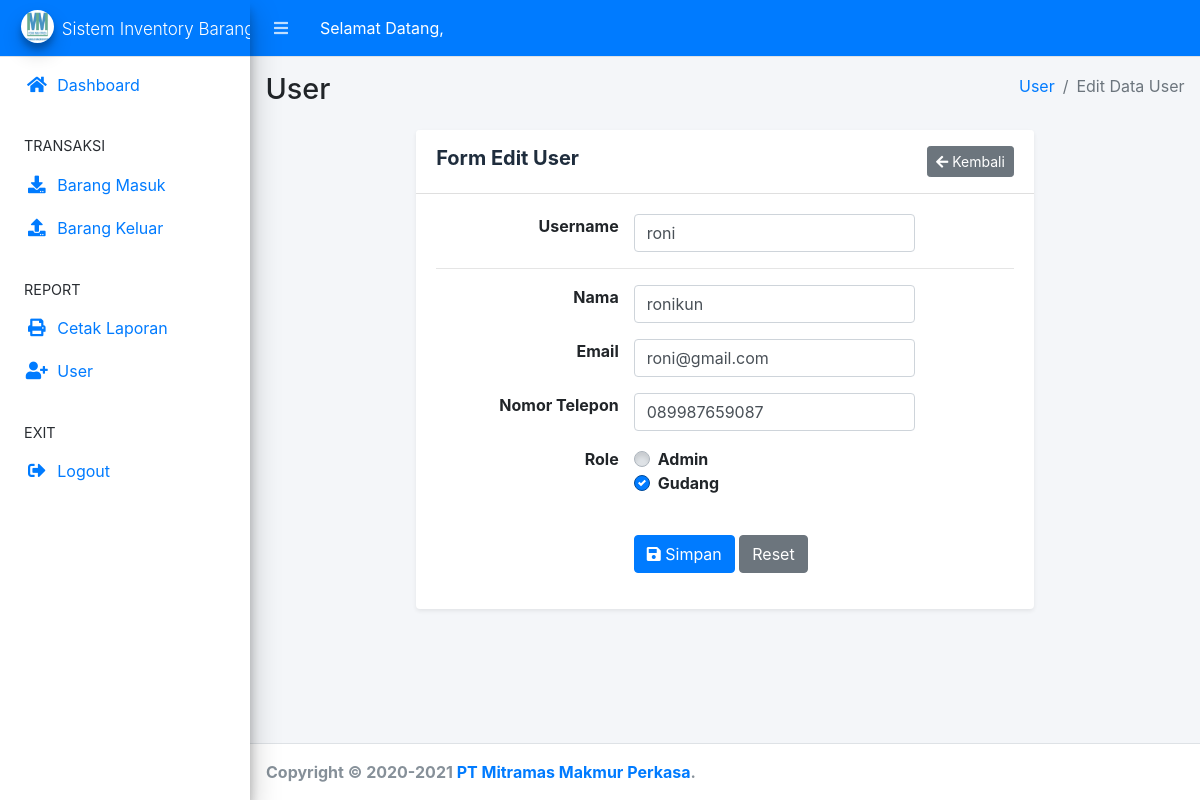
Page /user/edit/3 on the committed database.
### tables this page shows
CREATE TABLE `user` (
  `id_user` int(11) NOT NULL,
  `nama` varchar(50) NOT NULL,
  `username` varchar(50) NOT NULL,
  `email` varchar(100) NOT NULL,
  `no_telp` varchar(15) NOT NULL,
  `role` varchar(50) NOT NULL,
  `password` varchar(255) NOT NULL
);

### application/controllers/User.php (called while the page is built, shortened)
<?php
class User extends CI_Controller
{
    function __construct()
    {
        $this->load->model('admin_model', 'admin');
        $this->load->library('form_validation');
    }
    private function _validasi($mode)
    {
        $this->form_validation->set_rules('nama', 'Nama', 'required|trim');
        $this->form_validation->set_rules('username', 'Username', 'required|trim');
        $this->form_validation->set_rules('email', 'Email', 'required|trim');
        $this->form_validation->set_rules('no_telp', 'Nomor Telepon', 'required|trim');
        $this->form_validation->set_rules('role', 'Role', 'required|trim');
    }
    public function edit($getId)
    {
        $id = encode_php_tags($getId);
        if ($this->form_validation->run() == false) {
            $data['title'] = "Edit User";
            $data['user'] = $this->admin->get('user', ['id_user' => $id]);
            $this->load->view('templates/header');
            $this->load->view('templates/sidebar');
            $this->load->view('user/edit', $data);
            $this->load->view('templates/footer');
        }
    }
}

### index.php (called while the page is built, shortened)
<?php
require_once BASEPATH.'core/CodeIgniter.php';

### application/models/admin_model.php (called while the page is built, shortened)
<?php
class Admin_model extends CI_Model
{
    public function get($table, $data = null, $where = null)
    {
        if ($data != null) {
            return $this->db->get_where($table, $data)->row_array();
        } else {
            return $this->db->get_where($table, $where)->result_array();
        }
    }
}

### application/views/user/edit.php (the view, shortened to what this page needs)
<div class="content-wrapper">
    <section class="content-header">
        <div class="container-fluid">
            <div class="row mb-2">
                <div class="col-sm-6">
                    <h1>User</h1>
                </div>
                <div class="col-sm-6">
                    <ol class="breadcrumb float-sm-right">
                        <li class="breadcrumb-item"><a href="#">User</a></li>
                        <li class="breadcrumb-item active">Edit Data User</li>
                    </ol>
                </div>
            </div>
        </div>
    </section>
    <section class="content">
        <div class="row justify-content-center">
            <div class="col-md-8">
                <div class="card shadow-sm border-bottom-primary">
                    <div class="card-header bg-white py-3">
                        <div class="row">
                            <div class="col">
                                <h4 class="h5 align-middle m-0 font-weight-bold">
                                    Form Edit User
                                </h4>
                            </div>
                            <div class="col-auto">
                                <a href="<?= base_url() ?>user" class="btn btn-sm btn-secondary btn-icon-split">
                                    <span class="icon">
                                        <i class="fa fa-arrow-left"></i>
                                    </span>
                                    <span class="text">
                                        Kembali
                                    </span>
                                </a>
                            </div>
                        </div>
                    </div>
                    <div class="card-body">
                        <?= form_open('', [], ['id_user' => $user['id_user']]); ?>
                        <div class="row form-group">
                            <label class="col-md-4 text-md-right" for="username">Username</label>
                            <div class="col-md-6">
                                <input value="<?= set_value('username', $user['username']); ?>" type="text" id="username" name="username" class="form-control" placeholder="Username">
                            </div>
                        </div>
                        <hr>
                        <div class="row form-group">
                            <label class="col-md-4 text-md-right" for="nama">Nama</label>
                            <div class="col-md-6">
                                <input value="<?= set_value('nama', $user['nama']); ?>" type="text" id="nama" name="nama" class="form-control" placeholder="Nama">
                            </div>
                        </div>
                        <div class="row form-group">
                            <label class="col-md-4 text-md-right" for="email">Email</label>
                            <div class="col-md-6">
                                <input value="<?= set_value('email', $user['email']); ?>" type="text" id="email" name="email" class="form-control" placeholder="Email">
                            </div>
                        </div>
                        <div class="row form-group">
                            <label class="col-md-4 text-md-right" for="no_telp">Nomor Telepon</label>
                            <div class="col-md-6">
                                <input value="<?= set_value('no_telp', $user['no_telp']); ?>" type="text" id="no_telp" name="no_telp" class="form-control" placeholder="Nomor Telepon">
                            </div>
                        </div>
                        <div class="row form-group">
                            <label class="col-md-4 text-md-right" for="role">Role</label>
                            <div class="col-md-6">
                                <div class="custom-control custom-radio">
                                    <label class="custom-control-label" for="admin">Admin</label>
                                </div>
                                <div class="custom-control custom-radio">
                                    <label class="custom-control-label" for="gudang">Gudang</label>
                                </div>
                            </div>
                        </div>
                        <br>
                        <div class="row form-group justify-content-end">
                            <div class="col-md-8">
                                <button type="submit" class="btn btn-primary btn-icon-split">
                                    <span class="icon"><i class="fa fa-save"></i></span>
                                    <span class="text">Simpan</span>
                                </button>
                                <button type="reset" class="btn btn-secondary">Reset</button>
                            </div>
                        </div>
                        <?= form_close(); ?>
                    </div>
                </div>
            </div>
        </div>
    </section>
</div>

### rows in the picture
user: username "roni", nama "ronikun", email "roni@gmail.com", no_telp "089987659087"
